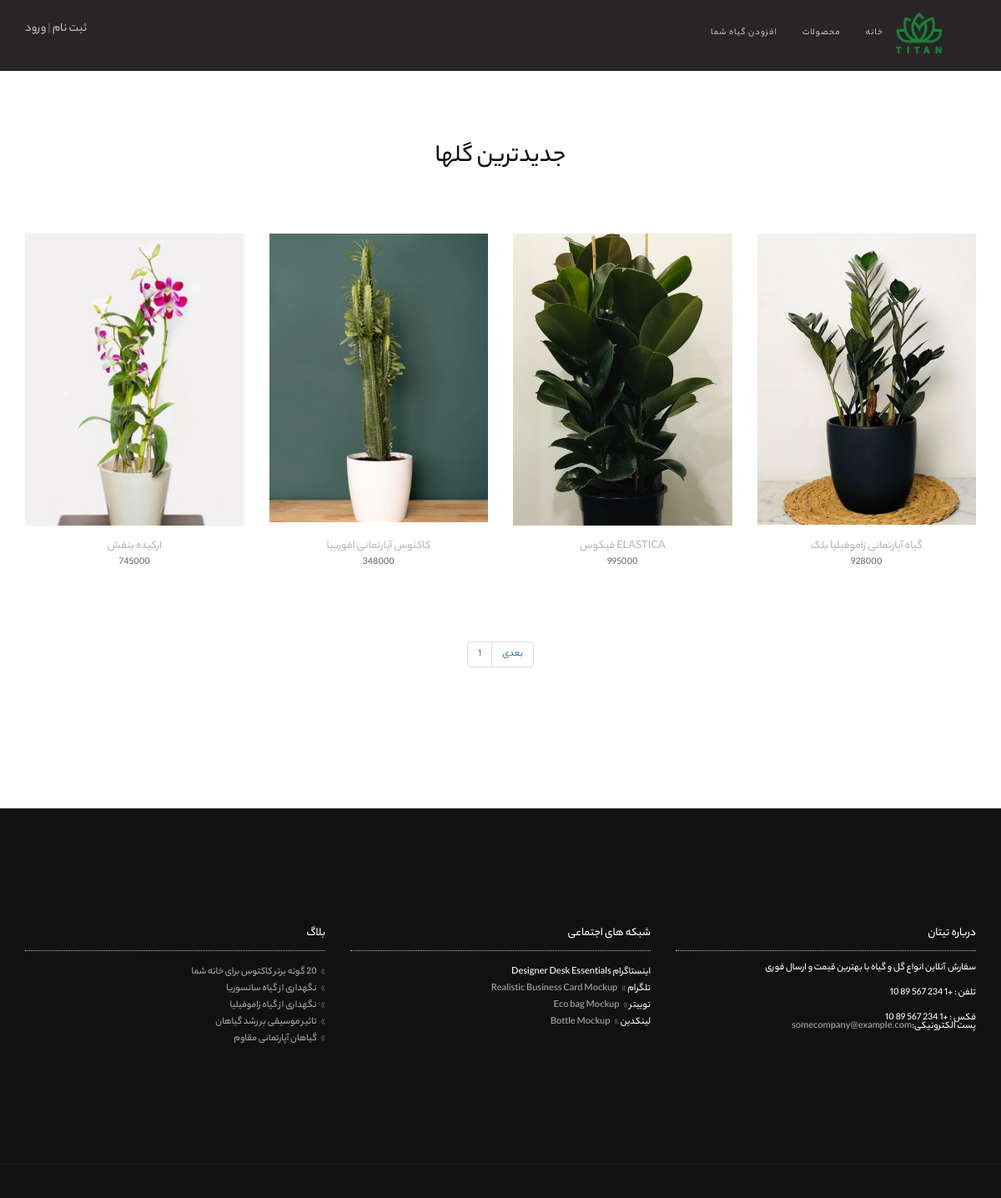
The app's page /flowers/, older data.
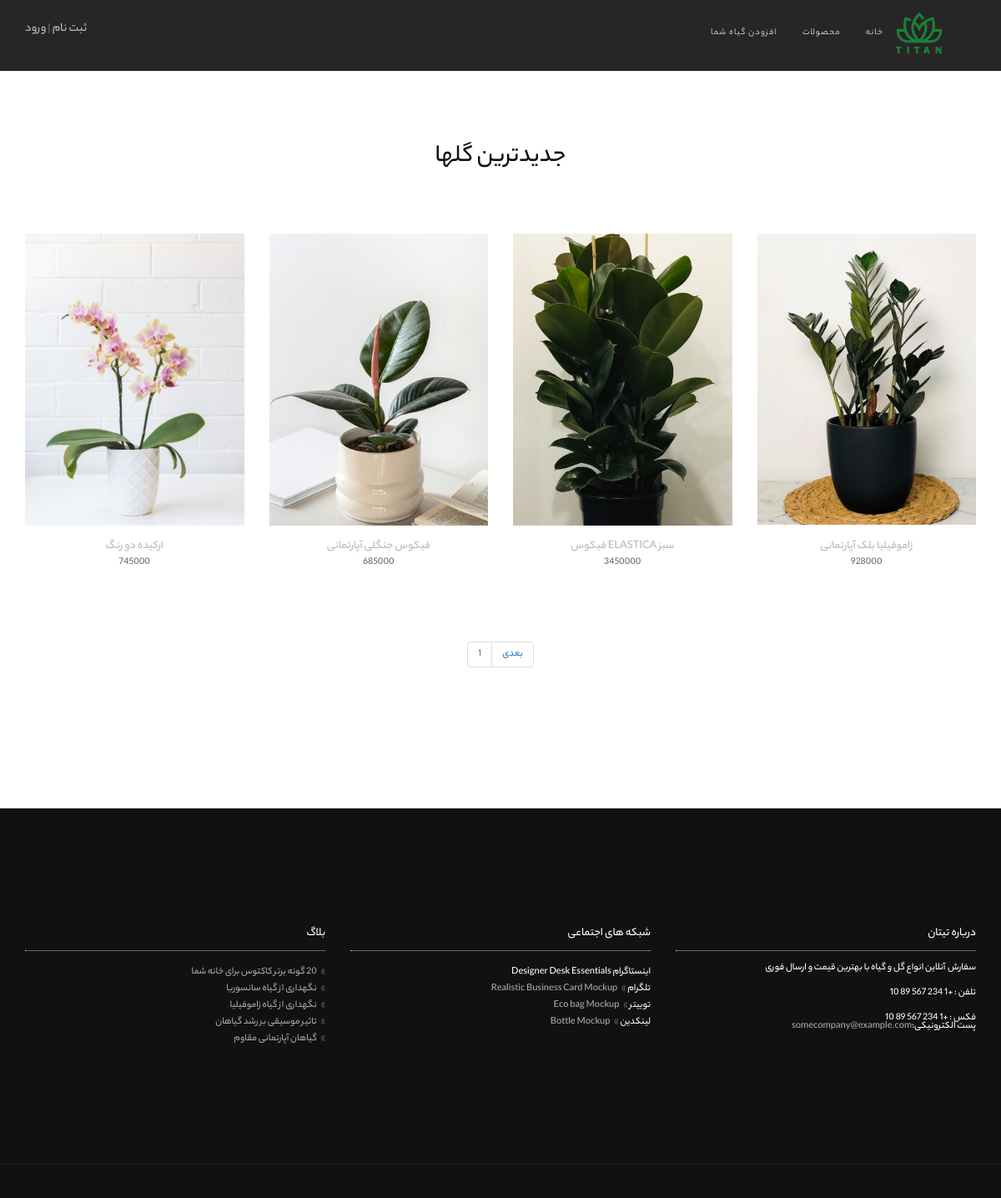
The same page, newer data.
### flowers/models.py (models this page shows, shortened)
class Flower(models.Model):
    title = models.CharField(max_length=225)
    seller = models.ForeignKey(get_user_model(), on_delete=models.CASCADE, null=True)
    description = models.TextField()
    price = models.IntegerField()
    cover = models.ImageField(upload_to='covers/', blank=True)
    def get_absolute_url(self):
        return reverse('flower_detail', args=[self.id])

### flowers/views.py (the view)
# urls.py: path('', views.FlowerListView.as_view(), name='flower_list'),
class FlowerListView(generic.ListView):
    queryset = Flower.objects.order_by('-id')
    model = Flower
    template_name = 'flowers/flower_list.html'
    context_object_name = 'flowers'
    paginate_by = 4

### flowers/templates/flowers/flower_list.html (shortened to what this page needs)
{% extends '_base.html' %}
{% load static %}
{% load flower_tags %}
{% block content %}
    <section class="module-small" style="padding: 146px 0;">
        <div class="container">
            <div class="row">
                <div class="col-sm-6 col-sm-offset-3">
                    <h2 class="module-title" style="letter-spacing: 0;">جدیدترین گلها</h2>
                </div>
            </div>
            <div class="row multi-columns-row">
                {% for flower in flowers %}
                    <a href="{{ flower.get_absolute_url }}">
                        <div class="col-sm-6 col-md-3 col-lg-3">
                            <div class="shop-item">
                                <div class="shop-item-image" style="height: 35rem;">
                                    {% if flower.cover %}
                                        <img src="{{ flower.cover.url }}" alt="Accessories Pack"/>
                                    {% else %}
                                        <img src="{% static 'assets/images/shop/No_Cover.jpg' %}"
                                             alt="Accessories Pack"/>
                                    {% endif %}
                                </div>
                                <h4 class="shop-item-title font-alt"><a href="{{ flower.get_absolute_url }}">{{ flower.description }}</a></h4>
                                <p>{{ flower.price }}</p>
                            </div>
                        </div>
                    </a>
                {% endfor %}
            </div>
            <div class="row mt-30">
                <div class="col-sm-12 align-center">
                    <nav aria-label="Page navigation">
                <ul class="pagination justify-content-center">
                    <li class="page-item"><a class="page-link" href="#">{{ page_obj.number }}</a></li>
                    {% if page_obj.has_next %}
                        <li class="page-item"><a class="page-link" href="?page={{ page_obj.next_page_number }}">بعدی</a></li>
                    {% endif %}
                </ul>
            </nav>
                </div>
            </div>
        </div>
    </section>
{% endblock %}

### templates/_base.html (shortened to what this page needs)
{% load static %}
<!DOCTYPE html>
<html lang="en-US" dir="ltr">
<head>
    <link href="{% static 'assets/lib/bootstrap/dist/css/bootstrap.min.css' %}" rel="stylesheet">
    <link href="{% static 'assets/lib/animate.css/animate.css' %}" rel="stylesheet">
    <link href="{% static 'assets/lib/flexslider/flexslider.css' %}" rel="stylesheet">
    <link href="{% static 'assets/lib/owl.carousel/dist/assets/owl.carousel.min.css' %}" rel="stylesheet">
    <link href="{% static 'assets/lib/owl.carousel/dist/assets/owl.theme.default.min.css' %}" rel="stylesheet">
    <link href="{% static 'assets/lib/magnific-popup/dist/magnific-popup.css' %}" rel="stylesheet">
    <link href="{% static 'assets/lib/simple-text-rotator/simpletextrotator.css' %}" rel="stylesheet">
    <link href="{% static 'assets/css/style-rtl.css' %}" rel="stylesheet">
    <link id="color-scheme" href="{% static 'assets/css/colors/default.css' %}" rel="stylesheet">
</head>
<body data-spy="scroll" data-target=".onpage-navigation" data-offset="60">
<main>
    <nav class="navbar navbar-custom navbar-fixed-top navbar-transparent" style="background-color:
#282527" role="navigation">
        <div class="container" dir="rtl">
            <div class="navbar-header">
                {% if user.is_authenticated %}
                   <div class="font-alt mb-30 titan-title-size-1" style="    padding-top: 15px;" >خوش آمدی {{ user.username }} | <a href="{% url 'logout' %}">خروج</a> </div>
                 {% else %}
                    <div class="font-alt mb-30 titan-title-size-1" style="    padding-top: 15px;" ><a href="{% url 'signup' %}">ثبت نام</a> | <a  href="{% url 'login' %}">ورود</a></div>
                {% endif %}
            </div>
            <div class="collapse navbar-collapse" id="custom-collapse">
                <ul class="nav navbar-nav navbar-right">
                    <li ><a href="{% url 'flower_create' %}">افزودن گیاه شما</a>
                    </li>
                    <li ><a href="{% url 'flower_list' %}">محصولات</a>
                    </li>
                    <li ><a href="{% url 'home' %}">خانه</a>
                    </li>
                    <a class="navbar-brand" style="padding-top: 0px;" href="{% url 'flower_list' %}"><img src="{% static 'assets/images/logo/lg.png' %}"></a>
                </ul>
            </div>
        </div>
    </nav>
    {% block content %}{% endblock %}
    <div class="module-small bg-dark" dir="rtl">
        <div class="container"  style="line-height: 2rem;">
            <div class="row">
                <div class="col-sm-4">
                    <div class="widget">
                        <h5 class="widget-title font-alt">بلاگ</h5>
                        <ul class="icon-list">
                            <li><a href="https://cactusway.com/20-best-cactus-species-for-your-indoors-outdoors-cactus-garden/">20 گونه برتر کاکتوس برای خانه شما</a></li>
                            <li><a href="https://cactusway.com/20-best-cactus-species-for-your-indoors-outdoors-cactus-garden/">نگهداری از گیاه سانسوریا </a></li>
                            <li><a href="https://www.golsetan.com/blog/how-care-zamiifolia/">نگهداری از گیاه زاموفیلیا </a></li>
                            <li><a href="https://golbama.com/blog/%D8%AA%D8%A7%D8%AB%DB%8C%D8%B1-%D9%85%D9%88%D8%B3%DB%8C%D9%82%DB%8C-%D8%A8%D8%B1-%D8%B1%D8%B4%D8%AF-%DA%AF%DB%8C%D8%A7%D9%87%D8%A7%D9%86/">تاثیر موسیقی بر رشد گیاهان </a></li>
                            <li><a href="https://golbama.com/blog/%DA%AF%DB%8C%D8%A7%D9%87%D8%A7%D9%86-%D8%A2%D9%BE%D8%A7%D8%B1%D8%AA%D9%85%D8%A7%D9%86%DB%8C-%D9%85%D9%82%D8%A7%D9%88%D9%85/">گیاهان آپارتمانی مقاوم </a></li>
                        </ul>
                    </div>
                </div>
                <div class="col-sm-4">
                    <div class="widget">
                        <h5 class="widget-title font-alt">شبکه های اجتماعی</h5>
                        <ul class="icon-list">
                            <li class="nf icon-instagram">اینستاگرام Designer Desk Essentials</li>
                            <li>تلگرام <a href="#">Realistic Business Card Mockup</a></li>
                            <li>توییتر <a href="#">Eco bag Mockup</a></li>
                            <li>لینکدین <a href="#">Bottle Mockup</a></li>
                        </ul>
                    </div>
                </div>
                <div class="col-sm-4" >
                    <div class="widget" >
                        <h5 class="widget-title font-alt">درباره تیتان</h5>
                        <p>سفارش آنلاین انواع گل و گیاه با بهترین قیمت و ارسال فوری </p>
                        <p>تلفن : +1 234 567 89 10</p>فکس : +1 234 567 89 10
                        <p>پست الکترونیکی:<a href="#">somecompany@example.com</a></p>
                    </div>
                </div>
            </div>
        </div>
    </div>
    <footer class="footer bg-dark">
        <div class="container">
            <div class="row">
                <div class="col-sm-6">
                </div>
                <div class="col-sm-6">
                    <div class="footer-social-links"><a href="#"></a>
                    </div>
                </div>
            </div>
        </div>
    </footer>
</main>
</body>
</html>

### static/assets/css/style-rtl.css (style rules this page uses)
* { font-family: 'Yekanbakh', sans-serif; line-height: 1rem; }
html { overflow-y: scroll; overflow-x: hidden; -ms-overflow-style: scrollbar; }
body { background: #fff; font: 400 12px/1.8 "Open Sans", sans-serif; color: #666; -webkit-font-smoothing: antialiased; }
img { max-width: 100%; height: auto; }
.align-center { text-align: center; }
a, .btn { transition: all 0.125s ease-in-out 0s; }
.module, .module-small { position: relative; padding: 140px 0; background-repeat: no-repeat; background-position: 50% 50%; background-size: cover; }
.bg-dark, .bg-dark-30, .bg-dark-60, .bg-dark-90, .bg-dark .module-title, .bg-dark-30 .module-title, .bg-dark-60 .module-title, .bg-dark-90 .module-title, .bg-dark .module-subtitle, .bg-dark-30 .module-subtitle, .bg-dark-60 .module-subtitle, .bg-dark-90 .module-subtitle, .bg-dark .alt-module-subtitle h5, .bg-dark-30 .alt-module-subtitle h5, .bg-dark-60 .alt-module-subtitle h5, .bg-dark-90 .alt-module-subtitle h5 { color: #fff; }
.bg-dark { background: #111; }
.mt-30 { margin-top: 30px !important; }
.mb-30 { margin-bottom: 30px !important; }
a { color: #bab7ba; }
.bg-dark a { color: #aaa; }
h1, h2, h3, h4, h5, h6 { line-height: 1.4; font-weight: 400; }
p, ol, ul, blockquote { margin: 0 0 20px; }
.font-alt { font-family: "Yekanbakh", sans-serif; text-transform: uppercase; letter-spacing: 0; }
.module-title { position: relative; letter-spacing: 4px; text-align: center; font-weight: 400; font-size: 30px; color: #111; margin: 0 0 70px; }
.navbar-custom { background-color: rgba(10, 10, 10, 0.9); border: 0; border-radius: 0; z-index: 1000; font-family: "Yekanbakh", sans-serif; text-transform: uppercase; letter-spacing: 1px; font-size: 11px; transition: background, padding 0.4s ease-in-out 0s; }
.navbar a { transition: color 0.125s ease-in-out 0s; }
.navbar-custom .navbar-brand { letter-spacing: 4px; font-weight: 400; font-size: 22px; color: #fff; }
.navbar-custom .nav li > a { position: relative; color: rgba(255, 255, 255, 0.7); }
.titan-title-size-1 { letter-spacing: 0px; font-size: 15px; }
.footer { padding: 10px 0; }
.footer .footer-social-links { text-align: left; }
.pagination a { border: 1px solid #eaeaea; display: inline-block; text-transform: uppercase; text-align: center; color: #999; padding: 4px 12px; }
.widget .widget-title { border-bottom: 1px dotted #c2c2c2; font-size: 14px; padding: 0 0 10px; margin: 0 0 15px; }
.widget ul { list-style: none; padding: 0; margin: 0; }
.widget .icon-list li { padding: 5px 0; }
.widget .icon-list li a:before { content: "\00BB"; color: #666666; padding-left: 5px; }
.shop-item { text-align: center; margin: 0 0 40px; }
.shop-item-image { position: relative; overflow: hidden; }
.shop-item-image img { width: 100%; }
.shop-item-detail, .shop-item-image:after { transition: all 0.4s ease-in-out 0s; }
.shop-item-image:after { position: absolute; display: block; content: ""; height: 100%; width: 100%; right: 0; top: 0; }
.shop-item-title { font-weight: 400; font-size: 14px; color: #111; margin: 15px 0 5px; }
@media (min-width: 768px) { .navbar-transparent { background: transparent; padding-bottom: 15px; padding-top: 15px; } }

Row changes from the older to the newer data that the page shows:
removed Flower: cover (picture), description "ارکیده بنفش", price "745000"
removed Flower: cover (picture), description "کاکتوس آپارتمانی افوربیا", price "348000"
removed Flower: cover (picture), description "فیکوس ELASTICA", price "995000"
removed Flower: cover (picture), description "گیاه آپارتمانی زاموفیلیا بلک", price "928000"
added Flower: cover (picture), description "ارکیده دو رنگ", price "745000"
added Flower: cover (picture), description "فیکوس جنگلی آپارتمانی", price "685000"
added Flower: cover (picture), description "فیکوس ELASTICA سبز", price "3450000"
added Flower: cover (picture), description "زاموفیلیا بلک آپارتمانی", price "928000"
